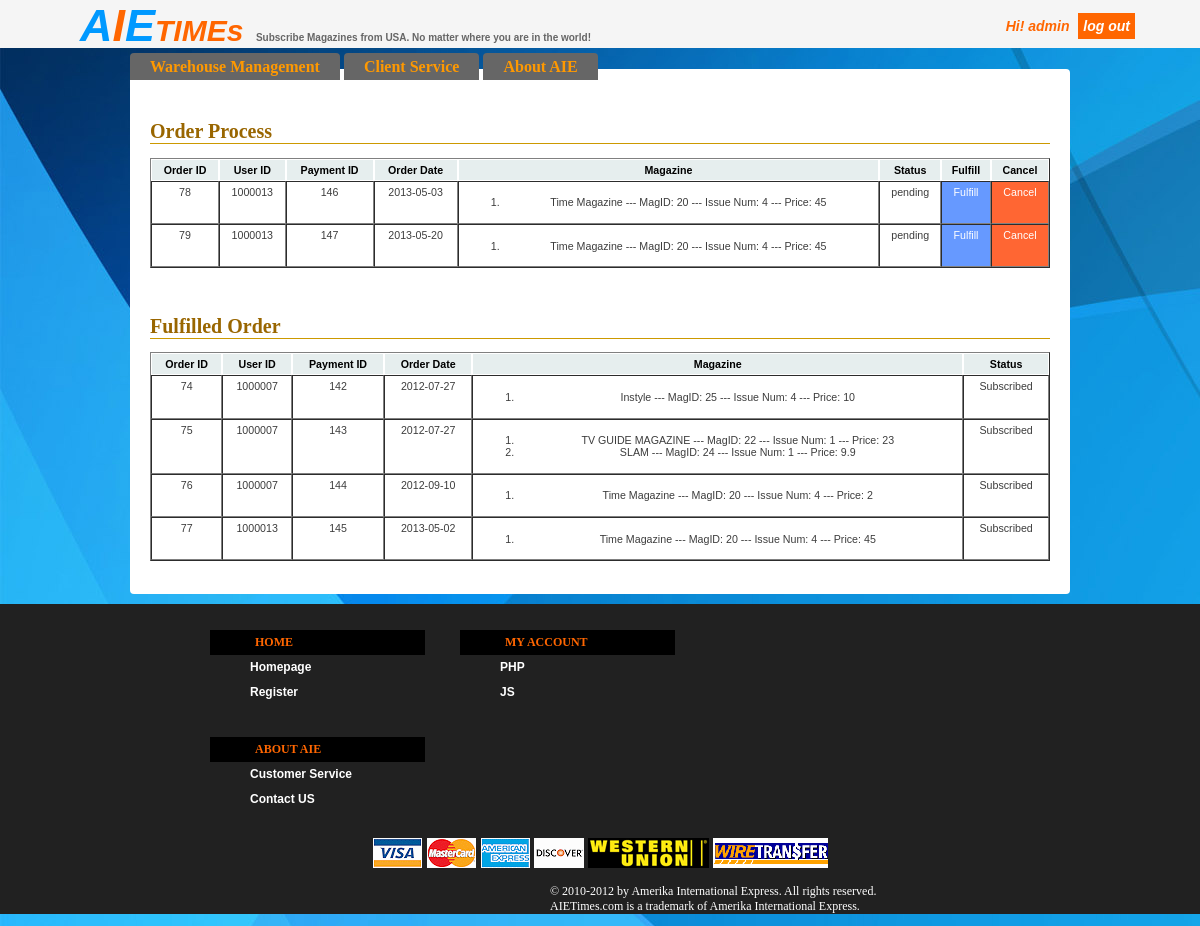
The app's page /orderprocess.php (signed in) with its own data.
### tables this page shows
CREATE TABLE IF NOT EXISTS `order` (
  `order_id` int(10) NOT NULL AUTO_INCREMENT,
  `user_id` int(10) NOT NULL,
  `payment_id` int(10) NOT NULL,
  `start_date` date NOT NULL,
  `status` varchar(18) NOT NULL,
  `address_id` int(10) NOT NULL,
  PRIMARY KEY (`order_id`),
  KEY `user_id` (`user_id`),
  KEY `payment_id` (`payment_id`)
);

CREATE TABLE IF NOT EXISTS `order_magazineinfo` (
  `order_mag_id` int(10) NOT NULL AUTO_INCREMENT COMMENT 'identify every item in an order',
  `quantity` int(10) NOT NULL,
  `mag_id` int(10) NOT NULL,
  `order_id` int(10) NOT NULL,
  `subscribe_date` date NOT NULL,
  `number_of_issue` int(10) NOT NULL,
  `price` float NOT NULL,
  `shipping_period` varchar(10) NOT NULL DEFAULT '1',
  `order_period` varchar(50) NOT NULL,
  `end_date` date NOT NULL,
  PRIMARY KEY (`order_mag_id`),
  KEY `order_id` (`order_id`),
  KEY `mag_id` (`mag_id`)
);

CREATE TABLE IF NOT EXISTS `magazineinfo` (
  `mag_id` int(10) NOT NULL AUTO_INCREMENT,
  `mag_name` varchar(20) NOT NULL,
  `category` varchar(20) NOT NULL,
  `price_per_issue` varchar(20) NOT NULL,
  `weight_per_issue` varchar(5) NOT NULL,
  `cover_pic` varchar(50) NOT NULL,
  `description` varchar(500) NOT NULL,
  `issue_per_month` int(10) NOT NULL,
  `status` varchar(50) NOT NULL,
  `price_three_months` varchar(20) NOT NULL,
  `price_six_months` varchar(20) NOT NULL,
  `price_nine_months` varchar(20) NOT NULL,
  `price_twelve_months` varchar(20) NOT NULL,
  PRIMARY KEY (`mag_id`)
);

### orderProcess.php (the view, shortened to what this page needs)
<!DOCTYPE html>
<html>
<head>
<link href="AdminCSS.css" rel="stylesheet" type="text/css" />
<link rel="stylesheet" href="table.css" type="text/css" media="print, projection, screen" />
</head>
<body class="bg">
<div id="banner"><span style="color:#09F">A</span><span style="color:#F60">I</span><span style="color:#09F">E</span><span style="font-size:30px">TIMEs</span>
<span style="font-size:10px; color: #666; font-style:normal;">Subscribe Magazines from USA. No matter where you are in the world!</span>
<span style="margin-left:500px; ; font-size:14px;">
<?php
	echo "<div style='position:absolute;right:60px;top:18px;'>Hi! ".$_SESSION['admin_username']." ";
	echo "<a href='adminlogout.php' style='text-decoration: none;margin:5px;padding:5px;width:50px;color:white;background-color:#F60;'>log out</a></div>";
?>
</span>
</div>
<div id="main">
<ul id="menu">
<li><a href="homepage.php" onmouseover="showmenu()" onmouseout="hidemenu()">Warehouse Management</a></li>
<li><a href="AdminLoggedIN.php" onmouseover="showmenu2()" onmouseout="hidemenu2()">Client Service</a></li>
<li><a href="about.php">About AIE</a></li>
</ul>
<div id="content">
<div id="content2" style="height:auto">
<br>
<h1>Order Process</h1>
<table border='1' cellspacing='0' class='tt' >
	<thead align='center'>
		<tr>
			<th>Order ID</th>
			<th>User ID</th>
			<th>Payment ID</th>
			<th>Order Date</th>
            <th>Magazine</th>
			<th>Status</th>
            <th>Fulfill</th>
            <th>Cancel</th>
		</tr>
	</thead>
    <tbody align='center'>
<?php
$query_result = mysql_query("SELECT *
FROM `order`
WHERE STATUS = 'pending'
ORDER BY user_id, start_date ASC
LIMIT 0 , 30");
while($row = mysql_fetch_array($query_result)){
	echo "<tr>";
	echo "<td>".$row['order_id']."</td>";
	echo "<td>".$row['user_id']."</td>";
	echo "<td>".$row['payment_id']."</td>";
	echo "<td>".$row['start_date']."</td>";
	echo "<td><ol>";
		$magazineInfo = mysql_query("SELECT *
			FROM `order_magazineinfo`,`magazineinfo`
			WHERE `order_id`='".$row['order_id']."'
			AND `order_magazineinfo`.`mag_id`=`magazineinfo`.`mag_id`");
		while($list = mysql_fetch_array($magazineInfo)){
			echo "<li>".$list['mag_name']." --- MagID: ".$list['mag_id']." --- Issue Num: ".$list['number_of_issue']." --- Price: ".$list['price']."</li>";}
	echo "</ol></td>";
	echo "<td>".$row['status']."</td>";
	echo "<td style='background-color:#69F;color:#fff;'><a style='color:#FFF;text-decoration: none;' href='fulfillOrder.php?ID=".$row['order_id']."'>Fulfill</a></td>";
	echo "<td style='background-color:#F63;color:#fff;'><a style='color:#FFF;text-decoration: none;' href='orderCancel.php?ID=".$row['order_id']."'>Cancel</a></td>";
	echo "</tr>";
}
?>
    </tbody>
</table>
<br>
<h1>Fulfilled Order</h1>
<table border='1' cellspacing='0' class='tt' >
	<thead align='center'>
		<tr>
			<th>Order ID</th>
			<th>User ID</th>
			<th>Payment ID</th>
			<th>Order Date</th>
            <th>Magazine</th>
			<th>Status</th>
		</tr>
	</thead>
    <tbody align='center'>
<?php
$query_result = mysql_query("SELECT * FROM `order`WHERE STATUS = 'Subscribed' ORDER BY user_id, start_date ASC
LIMIT 0 , 30");
while($row = mysql_fetch_array($query_result)){
	$magazineInfo = mysql_query("SELECT *
FROM `order_magazineinfo`,`magazineinfo`
WHERE `order_id`='".$row['order_id']."'
AND `order_magazineinfo`.`mag_id`=`magazineinfo`.`mag_id`");
	echo "<tr>";
	echo "<td>".$row['order_id']."</td>";
	echo "<td>".$row['user_id']."</td>";
	echo "<td>".$row['payment_id']."</td>";
	echo "<td>".$row['start_date']."</td>";
	echo "<td><ol>";
		while($list = mysql_fetch_array($magazineInfo)){
			echo "<li>".$list['mag_name']." --- MagID: ".$list['mag_id']." --- Issue Num: ".$list['number_of_issue']." --- Price: ".$list['price']."</li>";}
	echo "</ol></td>";
	echo "<td>".$row['status']."</td>";
}
?>
    </tbody>
</table>
<br>
</div>
</div>
</div>
<div id="footer">
  <div class="t">
    <div class="sm">
      <dl>
        <dt>Home</dt>
        <dd><a href="homepage.php">Homepage</a></dd>
        <dd><a href="#" title="get latitude&longitude of your pin">Register</a></dd>
      </dl>
      <dl>
        <dt>My Account</dt>
        <dd><a href="http://www.w3schools.com">PHP</a></dd>
        <dd><a href="http://www.w3schools.com">JS</a></dd>
      </dl>
      <dl>
        <dt>About AIE</dt>
        <dd><a href="#">Customer Service</a></dd>
        <dd><a href="#">Contact US</a></dd>
      </dl>
    </div>
    	<div align="center">
        	<img alt="credit card" src="images/footer_cc_img.png" width="211" height="30" />
			<img alt="western union" src="images/western-union-logo.png" width="121" height="30" />
			<img alt="wire transfer" src="images/wire_transfer.png" width="115" height="30" />
        </div>
  </div>
<p style="margin-left:550px;color:#FFF; font-size:12px">&copy; 2010-2012 by Amerika International Express.
All rights reserved. <br>AIETimes.com is a trademark of Amerika International Express.</p>
</div>
</body>
</html>

### AdminCSS.css (style rules this page uses)
h1 { border-bottom: 1px solid #cc9900; color: #996600; font-family: Georgia, serif; font-size: 20px; }
body { margin:0px; height:auto; }
.bg { height: auto; overflow: visible; background-color: #CCC; font: "Trebuchet MS", Verdana, sans-serif; background-color: #999; background-image: url(images/blue.jpg); }
#banner { background-color:#F5F5F5; height:48px; color:#F60; font-size:45px; padding-left:80px; font-weight:bolder; margin-bottom: 5px; font-family: Tahoma, Geneva, sans-serif; font-style:italic; }
#main { margin-right: 130px; margin-left: 130px; }
#content { background-color: #ffffff; border-radius: 0 4px 4px 4px; padding-top: 20px; height:auto; }
#content2 { padding-left:20px; padding-right:20px; height:800px; }
ul#menu { padding: 0px; position: relative; margin: 0; height: 16px; }
ul#menu li { display: inline; }
ul#menu li a { background-color: #666; text-decoration: none; line-height: 1.8em; color: #F90; border-radius: 4px 4px 0 0; padding-top: 5px; padding-right: 20px; padding-bottom: 5px; padding-left: 20px; font-weight: bold; }
#footer { background-color: #212121; margin:0px; padding:0px; }
#footer .t { width: 800px; overflow: hidden; margin-left: auto; margin-right: auto; margin-top: 10px; margin-bottom: 10px; }
#footer .t .sm { overflow: hidden; height: auto; width: 600px; float: left; margin: 10px; }
#footer .t .sm dl { float: left; width: 220px; height: auto; margin-right: 30px; text-align: left; margin-left: 0px; }
#footer .t .sm dl dt { color: #F60; background-color: #000; text-transform: uppercase; font-weight: bold; font-size: 12px; line-height: 25px; width: 170px; padding-left: 45px; }
#footer .t .sm dl dd { font-size: 11px; font-weight: bold; color: #FFF; text-decoration: none; }
#footer .t .sm dl dd a { font-size: 12px; font-weight: bold; color: #FFF; text-decoration: none; line-height: 25px; font-family: Arial, Helvetica, sans-serif; }

### table.css (style rules this page uses)
table.tt { font-family:arial; background-color: #FFF; margin:10px 0pt 15px; font-size: 8pt; width: 100%; text-align: left; }
table.tt thead tr th, table.tt tfoot tr th { background-color: #e6EEEE; border: 1px solid #FFF; font-size: 8pt; padding: 4px; }
table.tt tbody td { color: #3D3D3D; padding: 4px; background-color: #FFF; vertical-align: top; }

### records on screen
order: order_id "78", user "1000013", payment "146", start_date "2013-05-03", status "pending"
order_magazineinfo: mag.mag_name "Time Magazine", mag.mag_id "20", number_of_issue "4", price "45"
order: order_id "79", user "1000013", payment "147", start_date "2013-05-20", status "pending"
order_magazineinfo: mag.mag_name "Time Magazine", mag.mag_id "20", number_of_issue "4", price "45"
order: order_id "74", user "1000007", payment "142", start_date "2012-07-27", status "Subscribed"
order_magazineinfo: mag.mag_name "Instyle", mag.mag_id "25", number_of_issue "4", price "10"
order: order_id "75", user "1000007", payment "143", start_date "2012-07-27", status "Subscribed"
order_magazineinfo: mag.mag_name "TV GUIDE MAGAZINE", mag.mag_id "22", number_of_issue "1", price "23"
order_magazineinfo: mag.mag_name "SLAM", mag.mag_id "24", number_of_issue "1", price "9.9"
order: order_id "76", user "1000007", payment "144", start_date "2012-09-10", status "Subscribed"
order_magazineinfo: mag.mag_name "Time Magazine", mag.mag_id "20", number_of_issue "4", price "2"
order: order_id "77", user "1000013", payment "145", start_date "2013-05-02", status "Subscribed"
order_magazineinfo: mag.mag_name "Time Magazine", mag.mag_id "20", number_of_issue "4", price "45"

### other values on screen
$_SESSION['admin_username'] "admin"
